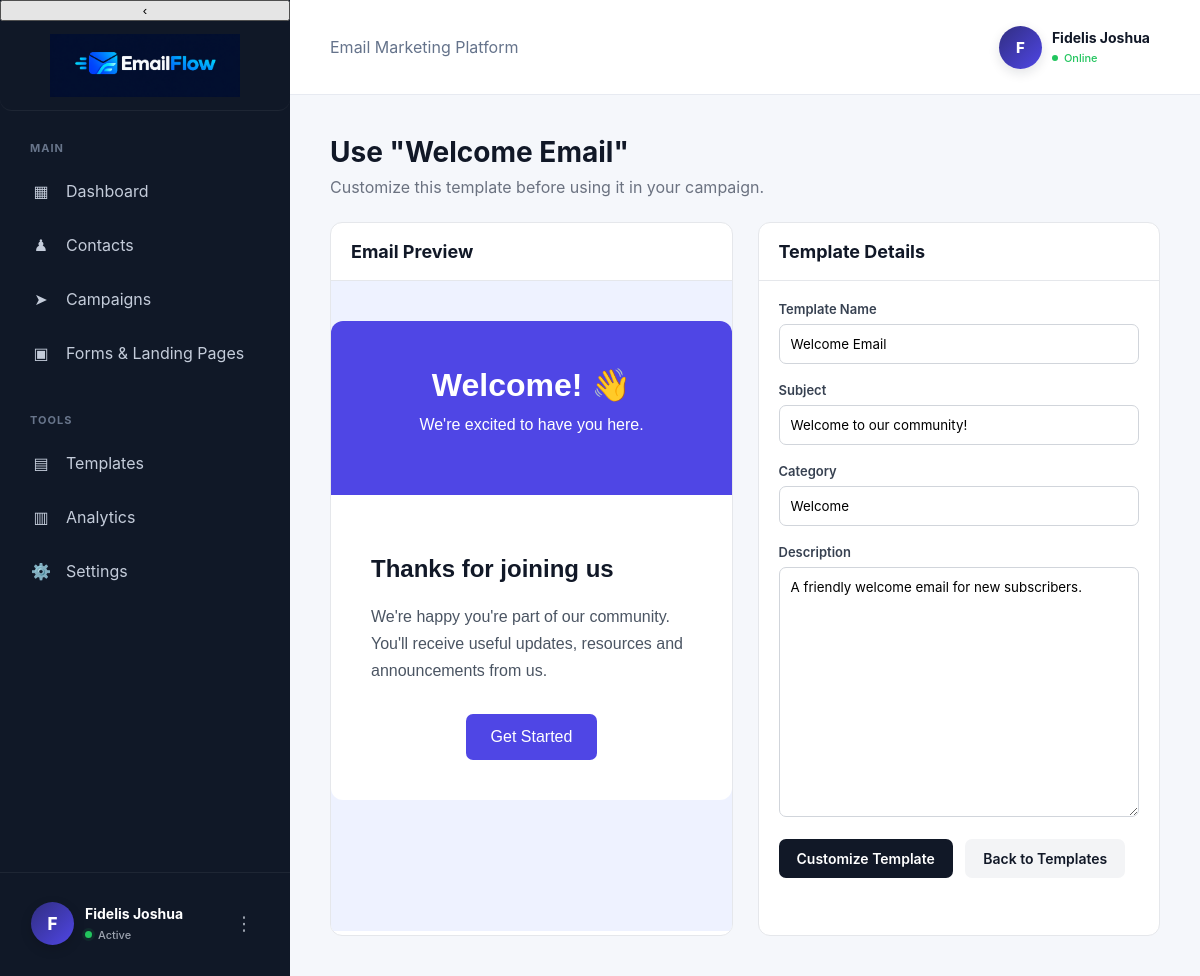
/templates/8/use (signed in), run on the app's committed database.
### models.py (models this page shows, shortened)
class User(db.Model):
    __tablename__ = "users"
    id = db.Column(
        db.Integer,
        primary_key=True
    )
    name = db.Column(
        db.String(100),
        nullable=False
    )
    email = db.Column(
        db.String(120),
        unique=True,
        nullable=False
    )
    password = db.Column(
        db.String(255),
        nullable=False
    )
    email_verified = db.Column(
        db.Boolean,
        default=False,
        nullable=False
    )
    email_verified_at = db.Column(
        db.DateTime,
        nullable=True
    )

class Template(db.Model):
    __tablename__ = "templates"
    id = db.Column(db.Integer, primary_key=True)
    name = db.Column(db.String(150), nullable=False)
    subject = db.Column(db.String(255), nullable=False)
    content = db.Column(db.Text, nullable=False)
    category = db.Column(
        db.String(100),
        nullable=False,
        default="General"
    )
    html_content = db.Column(db.Text, nullable=True)
    is_system_template = db.Column(
        db.Boolean,
        nullable=False,
        default=False
    )
    created_by = db.Column(
        db.Integer,
        db.ForeignKey("users.id"),
        nullable=True
    )
    created_at = db.Column(
        db.DateTime,
        default=datetime.now(UTC),
        nullable=False
    )

### app.py (the view)
@app.route(
    "/templates/<int:template_id>/use",
    methods=["GET"]
)
def use_template(template_id):
    if "user_id" not in session:
        return redirect(url_for("login"))
    template = Template.query.filter_by(
        id=template_id,
        created_by=session["user_id"]
    ).first_or_404()
    return render_template(
        "use_template.html",
        template=template
    )

### app.py (called while the page is built)
@app.context_processor
def inject_current_user():
    user = None
    if "user_id" in session:
        user = db.session.get(
            User,
            session["user_id"]
        )
    return {
        "current_user": user
    }

### templates/use_template.html (shortened to what this page needs)
{% extends "dashboard_base.html" %}
{% block content %}
<div class="use-template-container">
    <div class="use-template-header">
        <h1>
            Use "{{ template.name }}"
        </h1>
        <p>
            Customize this template before using it in your campaign.
        </p>
    </div>
    <div class="use-template-layout">
        <div class="template-panel">
            <div class="template-panel-header">
                <h2>
                    Email Preview
                </h2>
            </div>
            {% if template.html_content %}
                <iframe
                    class="template-preview"
                    srcdoc="{{ template.html_content|e }}"
                    sandbox="allow-same-origin"
                    title="{{ template.name }}"
                ></iframe>
            {% else %}
                <div class="template-panel-body">
                    <p>
                        No HTML preview is available.
                    </p>
                </div>
            {% endif %}
        </div>
        <div class="template-panel">
            <div class="template-panel-header">
                <h2>
                    Template Details
                </h2>
            </div>
            <div class="template-panel-body">
                <div class="template-details">
                    <label>
                        Template Name
                    </label>
                    <input
                        type="text"
                        value="{{ template.name }}"
                        readonly
                    >
                    <label>
                        Subject
                    </label>
                    <input
                        type="text"
                        value="{{ template.subject }}"
                        readonly
                    >
                    <label>
                        Category
                    </label>
                    <input
                        type="text"
                        value="{{ template.category }}"
                        readonly
                    >
                    <label>
                        Description
                    </label>
                    <textarea readonly>{{ template.content }}</textarea>
                    <a
                        href="{{ url_for(
                            'edit_template',
                            template_id=template.id
                        ) }}"
                        class="template-button template-button-primary"
                    >
                        Customize Template
                    </a>
                    <a
                        href="{{ url_for('templates') }}"
                        class="template-button template-button-secondary"
                    >
                        Back to Templates
                    </a>
                </div>
            </div>
        </div>
    </div>
</div>
{% endblock %}

### templates/dashboard_base.html (shortened to what this page needs)
<!DOCTYPE html>
<html lang="en">
<head>
    <link
        rel="stylesheet"
        href="{{ url_for('static', filename='css/style.css') }}"
    >
</head>
<body>
<div class="app-shell">
    <aside class="sidebar">
        <button
            type="button"
            class="sidebar-collapse-button"
            id="sidebarCollapseButton"
            aria-label="Collapse sidebar"
            title="Collapse sidebar"
        >
            ‹
        </button>
        <a
            href="{{ url_for('dashboard') }}"
            class="sidebar-brand"
        >
            <img
                src="{{ url_for('static', filename='images/emailflow-logo.png') }}"
                alt="EmailFlow"
                class="emailflow-logo"
            >
        </a>
        <div class="nav-section">
            <div class="nav-title">
                MAIN
            </div>
            <a
                href="{{ url_for('dashboard') }}"
                class="nav-item {% if request.endpoint == 'dashboard' %}active{% endif %}"
                data-tooltip="Dashboard"
            >
                <span class="nav-icon">
                    ▦
                </span>
                Dashboard
            </a>
            <a
                href="{{ url_for('contacts') }}"
                class="nav-item {% if request.endpoint == 'contacts' %}active{% endif %}"
                data-tooltip="Contacts"
            >
                <span class="nav-icon">
                    ♟
                </span>
                Contacts
            </a>
            <a
                href="{{ url_for('campaigns') }}"
                class="nav-item {% if request.endpoint == 'campaigns' %}active{% endif %}"
                data-tooltip="Campaigns"
            >
                <span class="nav-icon">
                    ➤
                </span>
                Campaigns
            </a>
            <a
                href="{{ url_for('forms') }}"
                class="nav-item {% if request.endpoint == 'forms' %}active{% endif %}"
                data-tooltip="forms"
            >
                <span class="nav-icon">
                    ▣
                </span>
                Forms & Landing Pages
            </a>
        </div>
        <div class="nav-section">
            <div class="nav-title">
                TOOLS
            </div>
            <a
                href="{{ url_for('templates') }}"
                class="nav-item {% if request.endpoint == 'templates' %}active{% endif %}"
                data-tooltip="templates"
            >
                <span class="nav-icon">
                    ▤
                </span>
                Templates
            </a>
            <a
                href="{{ url_for('analytics') }}"
                class="nav-item {% if request.endpoint == 'analytics' %}active{% endif %}"
                data-tooltip="analytics"
            >
                <span class="nav-icon">
                    ▥
                </span>
                <span>
                    Analytics
                </span>
            </a>
            <a
                href="{{ url_for('settings') }}"
                class="nav-item"
                data-tooltip="settings"
            >
                <span class="nav-icon">
                    ⚙️
                </span>
                <span>
                    Settings
                </span>
            </a>
        </div>
        <div class="sidebar-account-area">
            <button
                type="button"
                class="sidebar-account-button"
                id="sidebarAccountButton"
                aria-expanded="false"
                aria-controls="sidebarAccountMenu"
            >
                <span class="sidebar-account-avatar">
                    {% if session.get("user_name") %}
                        {{ session.get("user_name")[0]|upper }}
                    {% else %}
                        U
                    {% endif %}
                </span>
                <span class="sidebar-account-info">
                    <span class="sidebar-account-name">
                        {{ session.get("user_name", "Account") }}
                    </span>
                    <span class="sidebar-account-status">
                        <span class="sidebar-account-status-dot"></span>
                        <span>
                            Active
                        </span>
                    </span>
                </span>
                <span
                    class="sidebar-account-dots"
                    aria-hidden="true"
                >
                    ⋮
                </span>
            </button>
        </div>
    </aside>
    <main class="main-area">
        <header class="topbar">
            <div class="topbar-title">
                Email Marketing Platform
            </div>
            <div class="topbar-account-wrapper">
                <button
                    type="button"
                    class="topbar-account"
                    id="topbarAccountButton"
                    aria-expanded="false"
                    aria-controls="topbarAccountMenu"
                >
                    <div class="topbar-avatar">
                        {% if session.get("user_name") %}
                            {{ session.get("user_name")[0]|upper }}
                        {% else %}
                            U
                        {% endif %}
                    </div>
                    <div>
                        <strong class="topbar-account-name">
                            {{ session.get("user_name", "Account") }}
                        </strong>
                        <div class="topbar-account-status">
                            <span class="topbar-account-status-dot"></span>
                            Online
                        </div>
                    </div>
                </button>
            </div>
        </header>
        <section class="page-content">
            {% block content %}
            {% endblock %}
        </section>
    </main>
</div>
</body>
</html>

### static/css/style.css (style rules this page uses)
* { box-sizing: border-box; }
body { margin: 0; font-family: Inter, Arial, sans-serif; color: #111827; background: #f5f7fb; }
a { text-decoration: none; }
.app-shell { display: flex; min-height: 100vh; }
.sidebar { width: 290px; background: #101827; color: white; position: fixed; top: 0; bottom: 0; left: 0; display: flex; flex-direction: column; }
.sidebar-brand { padding: 25px; display: flex; align-items: center; gap: 12px; border-bottom: 1px solid rgba(255,255,255,0.06); }
.nav-section { padding: 30px 16px 0; }
.nav-title { color: #68758b; font-size: 11px; font-weight: 700; letter-spacing: 1px; padding: 0 14px 12px; }
.nav-item { display: flex; align-items: center; gap: 14px; color: #c4ccda; padding: 14px; margin-bottom: 6px; border-radius: 10px; transition: 0.2s; }
.nav-icon { width: 22px; text-align: center; }
.account-avatar, .topbar-avatar { width: 40px; height: 40px; border-radius: 50%; background: #242f46; display: flex; align-items: center; justify-content: center; }
.main-area { margin-left: 290px; width: calc(100% - 290px); min-height: 100vh; }
.topbar { height: 95px; background: white; border-bottom: 1px solid #e7eaf1; display: flex; align-items: center; justify-content: space-between; padding: 0 40px; }
.topbar-title { color: #65738b; }
.topbar-account { display: flex; align-items: center; gap: 12px; }
.page-content { padding: 40px; }

### templates/dashboard_base.html (style rules this page uses)
.sidebar-account-area { position: relative; margin-top: auto; padding: 18px 20px 20px; border-top: 1px solid rgba(255, 255, 255, 0.06); }
.sidebar-brand { display: flex; align-items: center; justify-content: center; width: 100%; height: 90px; padding: 5px 12px; box-sizing: border-box; text-decoration: none; border-radius: 12px; cursor: pointer; transition: background 0.18s ease, transform 0.18s ease; }
.emailflow-logo { display: block; width: 190px; max-width: 100%; height: auto; object-fit: contain; }
.sidebar-account-button { position: relative; width: 100%; display: flex; align-items: center; gap: 11px; padding: 10px 10px; border: 1px solid transparent; border-radius: 13px; background: transparent; color: #ffffff; text-align: left; cursor: pointer; transition: background 0.18s ease, border-color 0.18s ease; font-family: inherit; }
.sidebar-account-avatar { width: 43px; height: 43px; min-width: 43px; display: flex; align-items: center; justify-content: center; border-radius: 50%; background: linear-gradient( 135deg, #312e81, #4f46e5 ); color: #ffffff; font-size: 17px; font-weight: 800; box-shadow: 0 4px 12px rgba(0, 0, 0, 0.16); }
.sidebar-account-info { flex: 1; min-width: 0; }
.sidebar-account-name { display: block; max-width: 180px; overflow: hidden; text-overflow: ellipsis; white-space: nowrap; color: #ffffff; font-size: 14px; font-weight: 700; line-height: 1.3; }
.sidebar-account-status { display: flex; align-items: center; gap: 6px; margin-top: 4px; color: #9ca3af; font-size: 11px; font-weight: 500; }
.sidebar-account-status-dot { width: 7px; height: 7px; border-radius: 50%; background: #22c55e; box-shadow: 0 0 0 3px rgba(34, 197, 94, 0.10); }
.sidebar-account-dots { display: flex; align-items: center; justify-content: center; width: 30px; height: 30px; border-radius: 8px; color: #9ca3af; font-size: 19px; transition: background 0.18s ease, color 0.18s ease; }
.topbar { position: relative; }
.topbar-account-wrapper { position: relative; }
.topbar-account { display: flex; align-items: center; gap: 10px; padding: 7px 9px; border: 1px solid transparent; border-radius: 12px; background: transparent; cursor: pointer; transition: background 0.18s ease, border-color 0.18s ease; font-family: inherit; text-align: left; }
.topbar-avatar { width: 43px; height: 43px; min-width: 43px; display: flex; align-items: center; justify-content: center; border-radius: 50%; background: linear-gradient( 135deg, #312e81, #4f46e5 ); color: #ffffff; font-size: 15px; font-weight: 800; box-shadow: 0 4px 12px rgba(15, 23, 42, 0.12); }
.topbar-account-name { display: block; max-width: 180px; overflow: hidden; text-overflow: ellipsis; white-space: nowrap; color: #111827; font-size: 14px; font-weight: 700; line-height: 1.3; }
.topbar-account-status { display: flex; align-items: center; gap: 6px; margin-top: 3px; color: #22c55e; font-size: 11px; font-weight: 500; }
.topbar-account-status-dot { width: 6px; height: 6px; border-radius: 50%; background: #22c55e; }

### data on the page
User: get "Fidelis Joshua"
Template: name "Welcome Email", subject "Welcome to our community!", category "Welcome", content "A friendly welcome email for new subscribers."

### other printed values
{{ session.get("user_name")[0]|upper }} "F"
